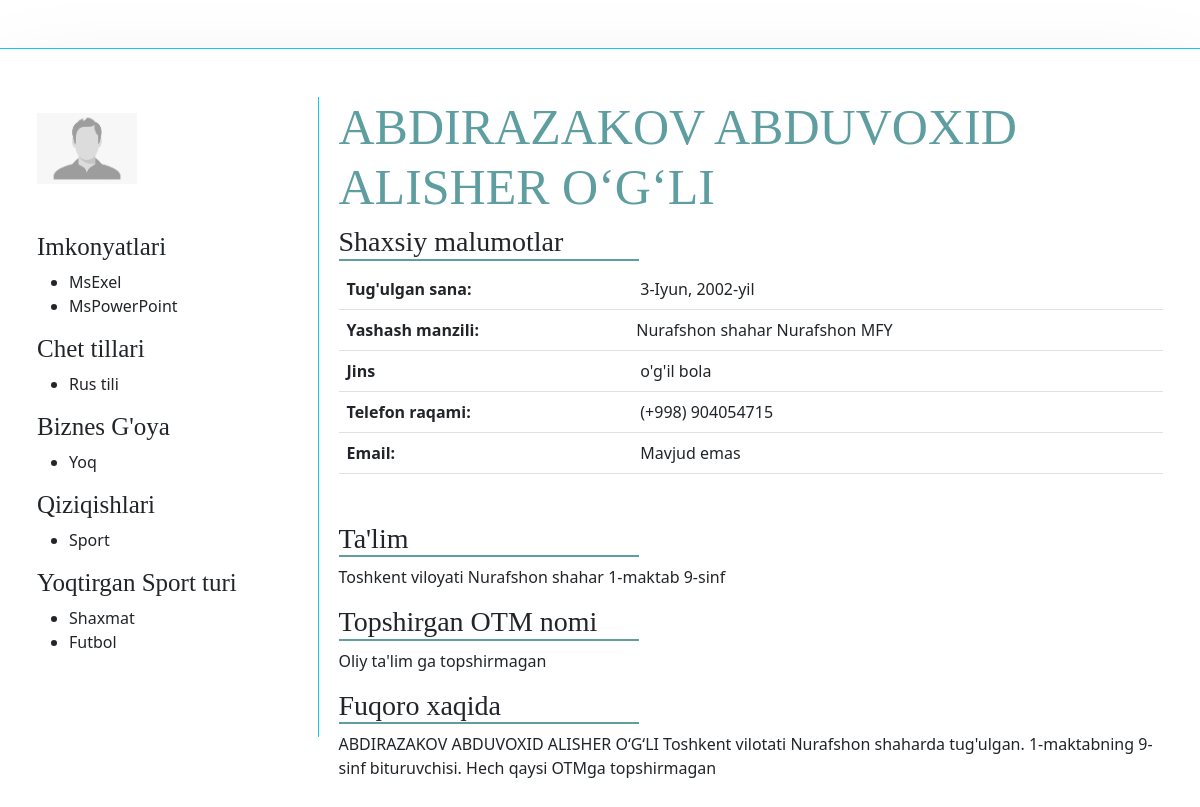
The page /bitiruvchilar/bitiruvchilar/resume/9/ (signed in) on the database its author committed.
### main/models.py (models this page shows, shortened)
class Bitiruvchi(models.Model):
    f_name = models.CharField(max_length=l, verbose_name="F.I.Sh")
    img  = models.ImageField(default='default/default.png', upload_to='bitiruvchilar-foto/', verbose_name="Rasm")
    t_sana = models.DateField(verbose_name="Tug'ulgan sana", null=True, blank=True)
    jins = models.CharField(max_length=l, choices=jins, verbose_name="Jinsi", default="o'g'il bola")
    millat = models.CharField(max_length=l, null=True, blank=True)
    tuman = models.ForeignKey(TumanVaShahar, on_delete=models.CASCADE, verbose_name="Yashaydigan tuman(shahar)")
    mahalla = models.ForeignKey(Mahalla, on_delete=models.CASCADE, verbose_name="Mahalla Nomi")
    uy = models.CharField(max_length=l, null=True, blank=True, verbose_name="Ko'cha nomi 45uy")
    phone = models.CharField(max_length=9, verbose_name="Telefon raqam (+998) ", null=True, blank=True)
    email = models.EmailField(max_length=l, verbose_name="E-Pochta", null=True, blank=True)
    imkonyat = models.ManyToManyField(Imkonyat, related_name="abilty", verbose_name="Kompyuter bilimi")
    qiziqish = models.ForeignKey(Qiziqish, related_name="interest", on_delete=models.CASCADE, verbose_name="Qiziqish")
    sport = models.ManyToManyField(Sport, related_name="sport", verbose_name="Qiziqadigan sport turi")
    chettili = models.ManyToManyField(ChetTili, related_name="f_lang")
    idea = models.CharField(verbose_name="Biznes g'oya", max_length=l, choices=yesNo, default="Yoq")
    short_f = models.CharField(max_length=10000, verbose_name="Bizness g'oya haqqida qisqacha (agar bor bo'lsa)", null=True, blank=True)
    add_time = models.DateTimeField(auto_now_add=True)
    def __str__(self):
        return self.f_name

class AutoTime(models.Model):
    name = models.CharField(max_length=l, verbose_name="Nomi")
    add_time = models.DateTimeField(auto_now_add=True)
    def __str__(self):
        return self.name

class Imkonyat(AutoTime):
    def __str__(self):
        return super().__str__()

class AutoTime(models.Model):
    name = models.CharField(max_length=l, verbose_name="Nomi")
    add_time = models.DateTimeField(auto_now_add=True)
    def __str__(self):
        return self.name

class ChetTili(AutoTime):
    def __str__(self):
        return super().__str__()

class Sport(AutoTime):
    def __str__(self):
        return super().__str__()

class TumanVaShahar(AutoTime):
    status = models.CharField(max_length=l, choices=t_sh, default="shaxar")
    def __str__(self):
        return f"{super().name} {self.status}"

class MaktabBitiruvchisi(Bitiruvchi):
    tuman_mk = models.ForeignKey(TumanVaShahar, on_delete=models.SET_NULL, null=True, blank=True, verbose_name="Maktab manzili")
    maktab = models.ForeignKey(Maktab, on_delete=models.CASCADE, verbose_name="Bitirayotgan maktab")
    sinf = models.CharField(max_length=l, choices=sinf, default='9-sinf', verbose_name="Sinf")
    univer_sity = models.CharField(max_length=l, verbose_name="Topshirmoqchi bo'lgan universitet", null=True, blank=True)
    maqsad = models.CharField(max_length=l, choices=aim, null=True, blank=True, default="Ishlamoqchi", verbose_name="Maqsadi")
    vil = models.ForeignKey(Vil, related_name="mk_vil", on_delete=models.SET_NULL, null=True, blank=True, verbose_name="OTM manzili")
    otm_name = models.ForeignKey(Universitet, on_delete=models.SET_NULL, null=True, blank=True, verbose_name="Topshirmoqchi bo'lgan OTM Nomi")
    stu_way_un = models.CharField(max_length=l, null=True, blank=True, verbose_name="Mutaxasislik")
    other_un = models.CharField(max_length=l, verbose_name="ChetEl OTM nomi", null=True, blank=True)
    stu_way_ch = models.CharField(max_length=l, null=True, blank=True, verbose_name="Mutaxasislik")

class Maktab(AutoTime):
    tuman = models.ForeignKey(TumanVaShahar, on_delete=models.CASCADE, verbose_name="Qaysi tuman")
    status = models.CharField(max_length=l, default="O'rta ta'lim maktabi", choices=type_school, blank=True, null=True)
    def __str__(self):
        return f"{super().name}-{self.status}"

### main/views.py (the view)
# urls.py: path("bitiruvchilar/resume/<pk>/", Resume, name="RE"),
def Resume(request, pk):
    object = Bitiruvchi.objects.get(pk=pk)
    return render(request, 'cv/resume.html', context={
        'pk' : pk,
        'object' : object,
    })

### main/custom_context_processor.py (called while the page is built)
def data_avalible(request):
    all_tumanlar = TumanVaShahar.objects.all().order_by('name')
    context = {
        'all_tumanlar':all_tumanlar,
    }
    return context

### main/models.py (called while the page is built)
    def __str__(self):
        return f"{super().__str__()} MFY"

    def __str__(self):
        return super().__str__()

### templates/cv/resume.html (shortened to what this page needs)
{% extends "main.html" %}
{% block content %}
{% if object.maktabbitiruvchisi %}
    <div class="row">
        <div class="shadow_light col-xxl-5 m-auto p-5 border border-info">
            <div class="img-name">
                <div class="img border-end border-info pt-3">
                    <img src="{{ object.img.url }}" width="100" alt="">
                    <div class="imkonyat">
                        <h3>Imkonyatlari</h3>
                        <ul>
                            {% for i in object.imkonyat.all %}
                                <li>{{ i }}</li>
                            {% endfor %}
                        </ul>
                        <h3>Chet tillari</h3>
                        <ul>
                            {% for i in object.chettili.all %}
                                <li>{{ i }}</li>
                            {% endfor %}
                        </ul>
                        <h3>Biznes G'oya</h3>
                        <ul>
                            <li>{{ object.idea }}</li>
                        </ul>
                        <h3>Qiziqishlari</h3>
                        <ul>
                            <li>
                                {{ object.qiziqish }}
                            </li>
                        </ul>
                        <h3>Yoqtirgan Sport turi</h3>
                        <ul>
                            {% for i in object.sport.all %}
                                <li>{{ i }}</li>
                            {% empty %}
                                <li>malumot mavjud emas</li>
                            {% endfor %}
                        </ul>
                    </div>
                </div>
                <div class="name">
                    <div class="user-name">
                        <h1 class="ism">{{ object.f_name }}</h1>
                    </div>
                    <div class="data">
                        <h3>Shaxsiy malumotlar</h3>
                        <table class="table">
                            <tr>
                                <th>Tug'ulgan sana: </th>
                                {% if object.t_sana %}
                                    <td>{{ object.t_sana }}</td>
                                {% else %}
                                    <td>Mavjud emas</td>
                                {% endif %}
                            </tr>
                            <tr>
                                <th>Yashash manzili: </th>
                                {% if object.uy %}
                                    <td class="ps-1"> {{ object.tuman }} {{ object.mahalla }} {{ object.uy }}</td>
                                {% else %}
                                    <td class="ps-1"> {{ object.tuman }} {{ object.mahalla }}</td>
                                {% endif %}
                            </tr>
                            <tr>
                                <th>Jins</th>
                                <td>{{ object.jins }}</td>
                            </tr>
                            <tr>
                                <th>Telefon raqami: </th>
                                <td>(+998) {{ object.phone }}</td>
                            </tr>
                            <tr>
                                <th>Email: </th>
                                {% if object.email %}
                                    <td>{{ object.email }}</td>
                                {% else %}
                                    <td>Mavjud emas</td>
                                {% endif %}
                            </tr>
                        </table>
                        <div class="info-data">
                        <h3 class="">
                            Ta'lim
                        </h3>
                        {% if object.maktabbitiruvchisi.tuman_mk %}
                            <p>
                                Toshkent viloyati {{ object.maktabbitiruvchisi.tuman_mk }} {{ object.maktabbitiruvchisi.maktab }} {{ object.maktabbitiruvchisi.sinf }}
                            </p>
                        {% else %}
                            <p>
                                Toshkent viloyati {{ object.maktabbitiruvchisi.tuman }} {{ object.maktabbitiruvchisi.maktab }}ning {{ object.maktabbitiruvchisi.sinf }}
                            </p>
                        {% endif %}
                        <h3>Topshirgan OTM nomi</h3>
                        {% if object.maktabbitiruvchisi.univer_sity %}
                            <p>
                                {{ object.maktabbitiruvchisi.univer_sity }}
                            </p>
                        {% elif object.maktabbitiruvchisi.otm_name %}
                            <p>
                                {{ object.maktabbitiruvchisi.vil }}ning {{ object.maktabbitiruvchisi.otm_name }} --- {{ object.maktabbitiruvchisi.stu_way_un }}
                            </p>
                        {% elif object.maktabbitiruvchisi.other_un %}
                            <p>
                                {{ object.maktabbitiruvchisi.other_un }}
                            </p>
                        {% else %}
                            <p>
                                Oliy ta'lim ga topshirmagan
                            </p>
                        {% endif %}
                            <h3>Fuqoro xaqida</h3>
                            <p>
                            {{ object.f_name }} Toshkent vilotati {{ object.tuman }}da tug'ulgan.
                            {{ object.maktabbitiruvchisi.maktab }}ning {{ object.maktabbitiruvchisi.sinf }} bituruvchisi.
                            {% if object.maktabbitiruvchisi.univer_sity %}
                                Hozirda "{{ object.maktabbitiruvchisi.univer_sity }}" ga topshirgan.
                            {% elif object.maktabbitiruvchisi.otm_name %}
                                Hozirda "{{ object.maktabbitiruvchisi.otm_name }}" ga topshirgan.
                            {% elif object.maktabbitiruvchisi.other_un %}
                                Hozirda "{{ object.maktabbitiruvchisi.other_un }}" ga topshirgan.
                            {% else %}
                                Hech qaysi OTMga topshirmagan
                            {% endif %}
                            </p>
                        </div>
                    </div>
                </div>
            </div>
        </div>
    </div>
{% endif %}
{% endblock %}

### static/css/style.css (style rules this page uses)
body { overflow-x: hidden; }
h1 { font-weight: 500 !important; }
.img-name { width: 100%; display: inline-flex; justify-content: space-between; }
.img { width: 25%; height: 80vh; }
.name { width: 75%; padding-left: 20px; }
.ism { font-size: 50px; color: cadetblue; font-family: fantasy; }
.info-data h3, .data h3 { width: 300px; font-family: serif; border-bottom: 2px solid cadetblue; }
.imkonyat h3 { font-size: 25px; font-family: serif; }
.shadow_light { box-shadow: rgba(255, 255, 255, 0.1) 0px 1px 1px 0px inset, rgba(50, 50, 93, 0.25) 0px 50px 100px -20px, rgba(0, 0, 0, 0.3) 0px 30px 60px -30px; }
@media only screen and (max-width: 1290px) { .ism { font-size: 50px; } }

### rows shown on the page
Bitiruvchi: img (placeholder picture), idea "Yoq", qiziqish "Sport", f_name "ABDIRAZAKOV ABDUVOXID ALISHER O‘G‘LI", t_sana "3-Iyun, 2002-yil", tuman "Nurafshon shahar", mahalla "Nurafshon MFY", jins "o'g'il bola", phone "904054715", maktabbitiruvchisi.tuman_mk "Nurafshon shahar", maktabbitiruvchisi.maktab "1-maktab", maktabbitiruvchisi.sinf "9-sinf"
Imkonyat: name "MsExel"
Imkonyat: name "MsPowerPoint"
ChetTili: name "Rus tili"
Sport: name "Shaxmat"
Sport: name "Futbol"
